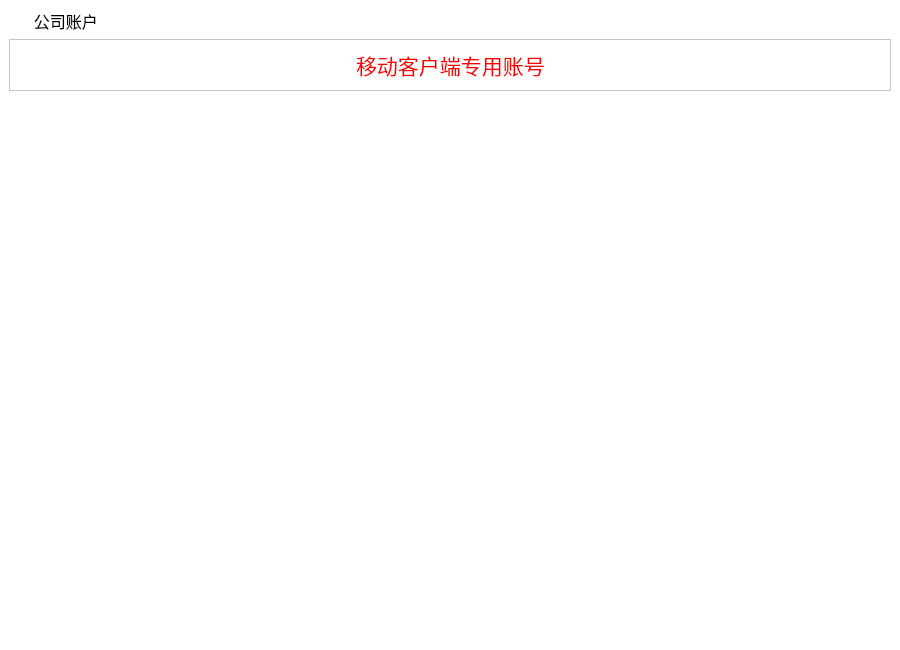
<?xml version="1.0" encoding="UTF-8"?>
<ui version="4.0">
 <class>gszh_ScrollArea</class>
 <widget class="QScrollArea" name="gszh_ScrollArea">
  <property name="geometry">
   <rect>
    <x>0</x>
    <y>0</y>
    <width>900</width>
    <height>650</height>
   </rect>
  </property>
  <property name="windowTitle">
   <string>ScrollArea</string>
  </property>
  <property name="styleSheet">
   <string notr="true">background-color: rgb(255, 255, 255);</string>
  </property>
  <property name="frameShape">
   <enum>QFrame::NoFrame</enum>
  </property>
  <property name="lineWidth">
   <number>0</number>
  </property>
  <property name="widgetResizable">
   <bool>true</bool>
  </property>
  <widget class="QWidget" name="scrollAreaWidgetContents">
   <property name="geometry">
    <rect>
     <x>0</x>
     <y>0</y>
     <width>900</width>
     <height>650</height>
    </rect>
   </property>
   <layout class="QGridLayout" name="gridLayout">
    <item row="0" column="0">
     <widget class="QLabel" name="label">
      <property name="font">
       <font>
        <family>微软雅黑</family>
        <pointsize>12</pointsize>
       </font>
      </property>
      <property name="styleSheet">
       <string notr="true">background-image: url(:/bg/images/mainframe/navigator.png);
background-repeat: no-repeat;</string>
      </property>
      <property name="text">
       <string>      公司账户</string>
      </property>
     </widget>
    </item>
    <item row="1" column="0">
     <widget class="QFrame" name="frame_2">
      <property name="frameShape">
       <enum>QFrame::StyledPanel</enum>
      </property>
      <property name="frameShadow">
       <enum>QFrame::Raised</enum>
      </property>
      <layout class="QGridLayout" name="gridLayout_2">
       <item row="0" column="0">
        <spacer name="horizontalSpacer_6">
         <property name="orientation">
          <enum>Qt::Horizontal</enum>
         </property>
         <property name="sizeHint" stdset="0">
          <size>
           <width>317</width>
           <height>20</height>
          </size>
         </property>
        </spacer>
       </item>
       <item row="0" column="1">
        <widget class="QLabel" name="txt_title">
         <property name="font">
          <font>
           <family>微软雅黑</family>
           <pointsize>16</pointsize>
           <weight>50</weight>
           <italic>false</italic>
           <bold>false</bold>
          </font>
         </property>
         <property name="styleSheet">
          <string notr="true">color: rgb(255, 0, 0);
font: 16pt &quot;微软雅黑&quot;;</string>
         </property>
         <property name="text">
          <string>移动客户端专用账号</string>
         </property>
        </widget>
       </item>
       <item row="0" column="2">
        <spacer name="horizontalSpacer_7">
         <property name="orientation">
          <enum>Qt::Horizontal</enum>
         </property>
         <property name="sizeHint" stdset="0">
          <size>
           <width>271</width>
           <height>20</height>
          </size>
         </property>
        </spacer>
       </item>
      </layout>
     </widget>
    </item>
    <item row="2" column="0">
     <widget class="QTableWidget" name="tableWidget">
      <property name="styleSheet">
       <string notr="true">font: 16pt &quot;微软雅黑&quot;;</string>
      </property>
      <property name="frameShape">
       <enum>QFrame::NoFrame</enum>
      </property>
      <property name="gridStyle">
       <enum>Qt::SolidLine</enum>
      </property>
     </widget>
    </item>
   </layout>
  </widget>
 </widget>
 <resources/>
 <connections/>
</ui>
